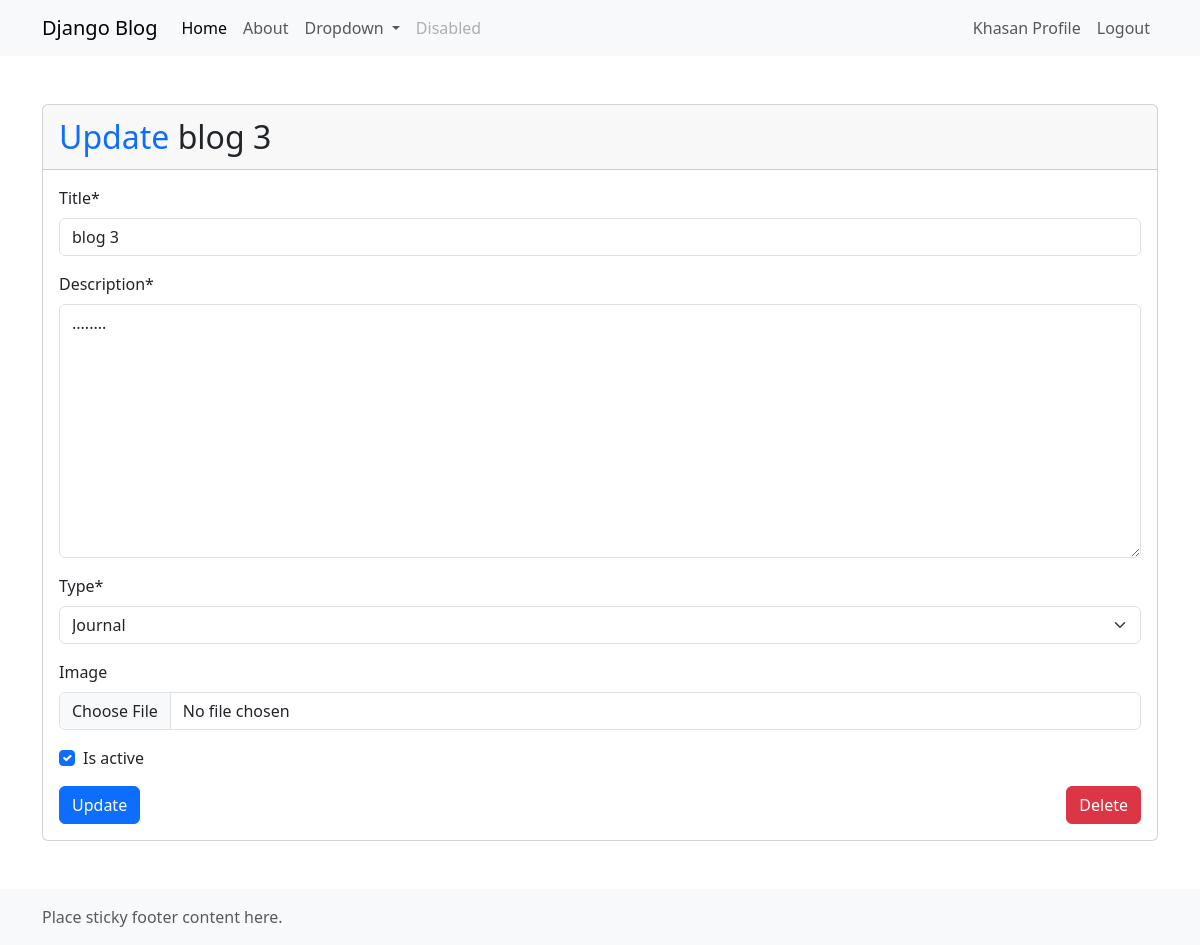
The app's page /4/update (signed in) with its own data.
### blog/models/user.py (models this page shows, shortened)
class CustomUser(AbstractUser):
    phone = models.CharField(unique=True)
    USERNAME_FIELD = 'phone'
    REQUIRED_FIELDS = ['username']

### blog/models/blog.py (models this page shows, shortened)
class Blog(models.Model):
    TYPE = {
        'Journal': 'Journal',
        "Life updates": 'Life updates',
        'Travel stories': 'Travel stories',
        'Personal growth': 'Personal growth'
    }
    author = models.ForeignKey(AUTH_USER_MODEL, on_delete=models.CASCADE)
    title = models.CharField(max_length=200, verbose_name='Title')
    content = models.TextField(verbose_name='Description')
    image = models.ImageField(upload_to='blog_images/', blank=True, null=True)
    is_active = models.BooleanField(default=True)
    type = models.CharField(max_length=50, choices=TYPE, default='Journal')
    created_at = models.DateTimeField(auto_now_add=True)
    updated_at = models.DateTimeField(auto_now=True)
    class Meta:
        permissions = [
            ('can_all_manage', 'Can all changed models')
        ]

### blog/views.py (the view)
# urls.py: path('<int:blog_id>/update', views.update, name='update'),
def update(request, blog_id):
    if request.user.has_perm('blog.change_blog'):
        blog = get_object_or_404(Blog, id=blog_id)
    else:
        blog = get_object_or_404(Blog, id=blog_id, author=request.user)
    if request.method == 'POST':
        form = BlogForms(request.POST, request.FILES, instance=blog)
        if form.is_valid():
            blog = form.save()
            messages.success(request, message=f"{blog.title} o'zgartirildi!")
            if blog.is_active:
                return redirect('home')
            return redirect('in_active_blogs')
    else:
        form = BlogForms(instance=blog)
    context = {
        "form": form,
        "blog": blog
    }
    return render(request, 'blog/update.html', context=context)

### blog/forms.py
class BlogForms(forms.ModelForm):
    class Meta:
        model = Blog
        fields = ['title', 'content', 'type', 'image', 'is_active']

### templates/blog/update.html (shortened to what this page needs)
{% extends 'blog/base.html' %}
{% load crispy_forms_tags %}
{% block content %}
    <div class="card my-5">
        <div class="card-header fs-2">
            <span class="text-primary">Update </span> {{ blog.title }}
        </div>
        <div class="card-body">
            <form method="POST" action="{% url 'update' blog.id %}" enctype="multipart/form-data">
                {{ form|crispy }}
                <button type="submit" class="btn btn-primary">Update</button>
                <button type="button"
                        class="btn btn-danger float-end"
                        data-bs-toggle="modal"
                        data-bs-target="#deleteModal">Delete
                </button>
            </form>
        </div>
    </div>
{% endblock %}

### templates/blog/base.html (shortened to what this page needs)
{% load static %}
{% load crispy_forms_tags %}
<!doctype html>
<html lang="en" class="h-100" data-bs-theme="light">
<head>
    <link rel="stylesheet" href="{% static 'blog/main.css' %}">
    <link href="https://cdn.jsdelivr.net/npm/bootstrap@5.3.6/dist/css/bootstrap.min.css" rel="stylesheet"
>
    <link rel="stylesheet" href="https://cdn.jsdelivr.net/npm/bootstrap-icons@1.13.1/font/bootstrap-icons.min.css">
</head>
<body class="d-flex flex-column h-100">
<nav class="navbar navbar-expand-lg bg-body-tertiary">
    <div class="container">
        <a class="navbar-brand" href="#">Django Blog</a>
        <div class="collapse navbar-collapse" id="navbarSupportedContent">
            {% if user.is_authenticated %}
                <ul class="navbar-nav me-auto mb-2 mb-lg-0">
                    <li class="nav-item">
                        <a class="nav-link active" aria-current="page" href="{% url 'home' %}">Home</a>
                    </li>
                    <li class="nav-item">
                        <a class="nav-link" href="{% url 'about' %}">About</a>
                    </li>
                    <li class="nav-item dropdown">
                        <a class="nav-link dropdown-toggle" href="#" role="button" data-bs-toggle="dropdown"
                           aria-expanded="false">
                            Dropdown
                        </a>
                    </li>
                    <li class="nav-item">
                        <a class="nav-link disabled" aria-disabled="true">Disabled</a>
                    </li>
                </ul>
                <ul class="navbar-nav me-right mb-2 mb-lg-0">
                    <li class="nav-item">
                        <a class="nav-link" href="{% url 'profile' %}">{{ user.username|capfirst }} Profile</a>
                    </li>
                    <li class="nav-item">
                        <a class="nav-link" href="{% url 'site_logout' %}">Logout</a>
                    </li>
                </ul>
            {% endif %}
        </div>
    </div>
</nav>
<div class="container">
    {% block content %}
    {% endblock %}
</div>
{% include 'blog/footer.html' %}
</body>
</html>

### records on screen
CustomUser: username "Khasan"
Blog: title "blog 3", content "........", type "Journal", is_active "☑"
